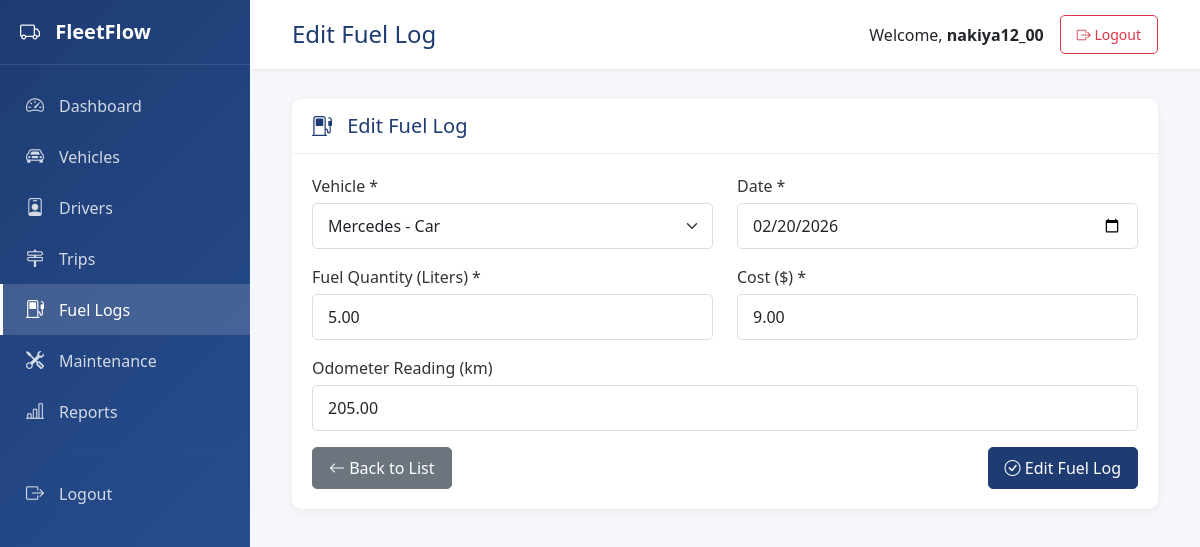
Page /fuel/edit/1/ (signed in) on the committed database.
### app1/models.py (models this page shows, shortened)
class FuelLog(models.Model):
    vehicle = models.ForeignKey(Vehicle, on_delete=models.CASCADE, related_name='fuel_logs')
    date = models.DateField()
    fuel_quantity = models.DecimalField(max_digits=10, decimal_places=2, help_text="Fuel quantity in liters")
    cost = models.DecimalField(max_digits=10, decimal_places=2, help_text="Total cost")
    odometer_reading = models.DecimalField(max_digits=10, decimal_places=2, null=True, blank=True, help_text="Odometer reading in km")
    created_at = models.DateTimeField(auto_now_add=True)
    class Meta:
        ordering = ['-date', '-created_at']
        verbose_name_plural = "Fuel Logs"

### app1/views.py (the view)
# urls.py: path('fuel/edit/<int:pk>/', views.fuel_edit, name='fuel_edit'),
@login_required
def fuel_edit(request, pk):
    fuel_log = get_object_or_404(FuelLog, pk=pk)
    if request.method == 'POST':
        form = FuelLogForm(request.POST, instance=fuel_log)
        if form.is_valid():
            form.save()
            messages.success(request, "Fuel log updated successfully!")
            return redirect('fuel_list')
    else:
        form = FuelLogForm(instance=fuel_log)
    return render(request, 'fuel/form.html', {'form': form, 'action': 'Edit', 'fuel_log': fuel_log})

### app1/forms.py
class FuelLogForm(forms.ModelForm):
    class Meta:
        model = FuelLog
        fields = ['vehicle', 'date', 'fuel_quantity', 'cost', 'odometer_reading']
        widgets = {
            'vehicle': forms.Select(attrs={'class': 'form-select'}),
            'date': forms.DateInput(attrs={
                'class': 'form-control',
                'type': 'date'
            }),
            'fuel_quantity': forms.NumberInput(attrs={
                'class': 'form-control',
                'placeholder': 'Fuel quantity in liters',
                'step': '0.01'
            }),
            'cost': forms.NumberInput(attrs={
                'class': 'form-control',
                'placeholder': 'Total cost',
                'step': '0.01'
            }),
            'odometer_reading': forms.NumberInput(attrs={
                'class': 'form-control',
                'placeholder': 'Odometer reading in km',
                'step': '0.01'
            }),
        }

### app1/models.py (called while the page is built)
    def __str__(self):
        return f"{self.vehicle_number} - {self.get_vehicle_type_display()}"

### templates/fuel/form.html (shortened to what this page needs)
{% extends 'base.html' %}
{% block page_title %}{{ action }} Fuel Log{% endblock %}
{% block content %}
<div class="card">
    <div class="card-header">
        <h5 class="mb-0"><i class="bi bi-fuel-pump"></i> {{ action }} Fuel Log</h5>
    </div>
    <div class="card-body">
        <form method="POST">
            <div class="row">
                <div class="col-md-6">
                    <div class="mb-3">
                        <label for="id_vehicle" class="form-label">Vehicle *</label>
                        {{ form.vehicle }}
                    </div>
                </div>
                <div class="col-md-6">
                    <div class="mb-3">
                        <label for="id_date" class="form-label">Date *</label>
                        {{ form.date }}
                    </div>
                </div>
            </div>
            <div class="row">
                <div class="col-md-6">
                    <div class="mb-3">
                        <label for="id_fuel_quantity" class="form-label">Fuel Quantity (Liters) *</label>
                        {{ form.fuel_quantity }}
                    </div>
                </div>
                <div class="col-md-6">
                    <div class="mb-3">
                        <label for="id_cost" class="form-label">Cost ($) *</label>
                        {{ form.cost }}
                    </div>
                </div>
            </div>
            <div class="mb-3">
                <label for="id_odometer_reading" class="form-label">Odometer Reading (km)</label>
                {{ form.odometer_reading }}
            </div>
            <div class="d-flex justify-content-between">
                <a href="{% url 'fuel_list' %}" class="btn btn-secondary">
                    <i class="bi bi-arrow-left"></i> Back to List
                </a>
                <button type="submit" class="btn btn-primary">
                    <i class="bi bi-check-circle"></i> {{ action }} Fuel Log
                </button>
            </div>
        </form>
    </div>
</div>
{% endblock %}

### templates/base.html (shortened to what this page needs)
{% load static %}
<!DOCTYPE html>
<html lang="en">
<head>
    <link href="https://cdn.jsdelivr.net/npm/bootstrap@5.3.0/dist/css/bootstrap.min.css" rel="stylesheet">
    <link rel="stylesheet" href="https://cdn.jsdelivr.net/npm/bootstrap-icons@1.11.0/font/bootstrap-icons.css">
    <link href="{% static 'css/style.css' %}" rel="stylesheet">
</head>
<body>
    {% if user.is_authenticated %}
    <div class="sidebar">
        <div class="sidebar-header">
            <h4><i class="bi bi-truck"></i> FleetFlow</h4>
        </div>
        <nav class="sidebar-nav">
            <a href="{% url 'dashboard' %}" class="nav-link {% if request.resolver_match.url_name == 'dashboard' %}active{% endif %}">
                <i class="bi bi-speedometer2"></i> Dashboard
            </a>
            <a href="{% url 'vehicle_list' %}" class="nav-link {% if 'vehicle' in request.resolver_match.url_name %}active{% endif %}">
                <i class="bi bi-car-front"></i> Vehicles
            </a>
            <a href="{% url 'driver_list' %}" class="nav-link {% if 'driver' in request.resolver_match.url_name %}active{% endif %}">
                <i class="bi bi-person-badge"></i> Drivers
            </a>
            <a href="{% url 'trip_list' %}" class="nav-link {% if 'trip' in request.resolver_match.url_name %}active{% endif %}">
                <i class="bi bi-signpost-2"></i> Trips
            </a>
            <a href="{% url 'fuel_list' %}" class="nav-link {% if 'fuel' in request.resolver_match.url_name %}active{% endif %}">
                <i class="bi bi-fuel-pump"></i> Fuel Logs
            </a>
            <a href="{% url 'maintenance_list' %}" class="nav-link {% if 'maintenance' in request.resolver_match.url_name %}active{% endif %}">
                <i class="bi bi-tools"></i> Maintenance
            </a>
            <a href="{% url 'reports' %}" class="nav-link {% if request.resolver_match.url_name == 'reports' %}active{% endif %}">
                <i class="bi bi-bar-chart-line"></i> Reports
            </a>
            <hr>
            <a href="{% url 'logout' %}" class="nav-link">
                <i class="bi bi-box-arrow-right"></i> Logout
            </a>
        </nav>
    </div>
    <div class="main-content">
        <header class="top-header">
            <div class="container-fluid">
                <div class="d-flex justify-content-between align-items-center">
                    <h4 class="mb-0">{% block page_title %}Dashboard{% endblock %}</h4>
                    <div class="d-flex align-items-center">
                        <span class="me-3">Welcome, <strong>{{ user.username }}</strong></span>
                        <a href="{% url 'logout' %}" class="btn btn-sm btn-outline-danger">
                            <i class="bi bi-box-arrow-right"></i> Logout
                        </a>
                    </div>
                </div>
            </div>
        </header>
        <main class="content">
            <div class="container-fluid">
                {% block content %}{% endblock %}
            </div>
        </main>
    </div>
    {% endif %}
</body>
</html>

### static/css/style.css (style rules this page uses)
:root { --primary-color: #1e3c72; --secondary-color: #2a5298; --sidebar-width: 250px; --header-height: 60px; }
body { font-family: 'Segoe UI', Tahoma, Geneva, Verdana, sans-serif; background-color: #f5f7fa; margin: 0; padding: 0; }
.sidebar { position: fixed; left: 0; top: 0; bottom: 0; width: var(--sidebar-width); background: linear-gradient(135deg, var(--primary-color) 0%, var(--secondary-color) 100%); color: white; z-index: 1000; overflow-y: auto; }
.sidebar-header { padding: 20px; border-bottom: 1px solid rgba(255, 255, 255, 0.1); }
.sidebar-header h4 { margin: 0; font-size: 20px; font-weight: 600; }
.sidebar-header h4 i { margin-right: 10px; }
.sidebar-nav { padding: 15px 0; }
.nav-link { display: flex; align-items: center; padding: 12px 20px; color: rgba(255, 255, 255, 0.8); text-decoration: none; transition: all 0.3s; border-left: 3px solid transparent; }
.nav-link.active { background-color: rgba(255, 255, 255, 0.15); color: white; border-left-color: #fff; }
.nav-link i { margin-right: 12px; font-size: 18px; width: 24px; text-align: center; }
.sidebar-nav hr { border-color: rgba(255, 255, 255, 0.1); margin: 15px 20px; }
.main-content { margin-left: var(--sidebar-width); min-height: 100vh; }
.top-header { background-color: white; padding: 15px 30px; box-shadow: 0 2px 4px rgba(0, 0, 0, 0.05); position: sticky; top: 0; z-index: 100; }
.top-header h4 { margin: 0; color: var(--primary-color); }
.content { padding: 30px; }
.card { border: none; border-radius: 10px; box-shadow: 0 2px 10px rgba(0, 0, 0, 0.05); margin-bottom: 20px; }
.card-header { background-color: white; border-bottom: 1px solid #eee; padding: 15px 20px; border-radius: 10px 10px 0 0 !important; }
.card-header h5 { margin: 0; color: var(--primary-color); }
.card-header h5 i { margin-right: 10px; }
.card-body { padding: 20px; }
.btn { border-radius: 5px; padding: 8px 16px; font-weight: 500; transition: all 0.3s; }
.btn-primary { background-color: var(--primary-color); border-color: var(--primary-color); }
.form-control, .form-select { border-radius: 5px; border: 1px solid #ddd; padding: 10px 15px; }
.form-label { font-weight: 500; color: #333; margin-bottom: 5px; }
.card { animation: fadeIn 0.3s ease-out; }

### rows in the picture
FuelLog: vehicle "Mercedes - Car", date "02/20/2026", fuel_quantity "5.00", cost "9.00", odometer_reading "205.00"

### other values in the picture
{{ action }} "Edit"
{{ user.username }} "nakiya12_00"
